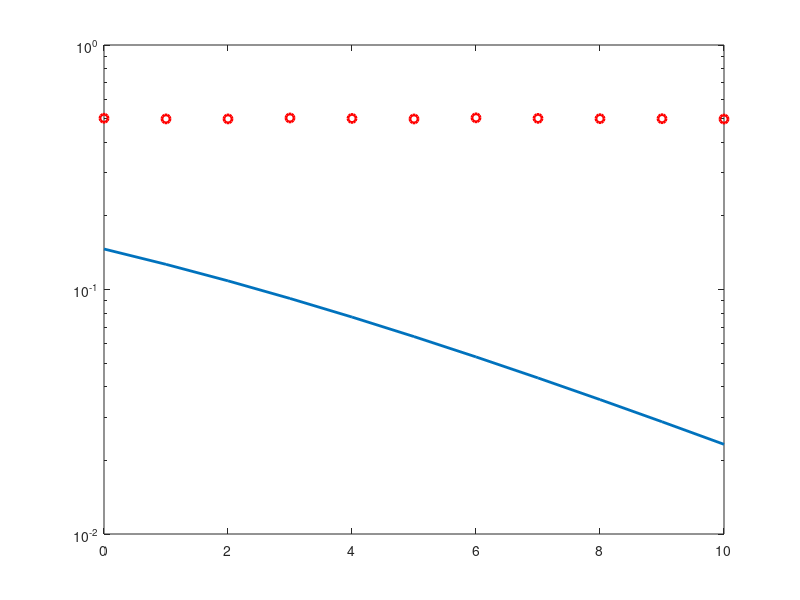

This chart was generated by the following MATLAB code: (Note: this script raises an error after producing the figure.)
clc;
close all;
clear all;
m= 10^5;
snr_dB = [0:1:10];
for j=1:1:length(snr_dB)
n_err = 0;
n_bits = 0;
while n_err < 100
inf_bits=round(rand(1,m));
x=-2*(inf_bits-0.5);
N0=1/10^(snr_dB(j)/10);

y=x + sqrt(N0/2)*(randn(1,length(x))+i*randn(1,length(x)));

est_bits=y < 0;

diff=inf_bits-est_bits;
n_err=n_err+sum(abs(diff));
n_bits=n_bits+length(inf_bits);
end

BER(j)=n_err/n_bits;
end
snr = 10.^(snr_dB/10);
theoryBer=0.5.*(1-sqrt(snr./(snr+1)));
theoryBerAWGN=0.5*erfc(sqrt(10.^(snr_dB/10)));
semilogy(snr_dB,theoryBer,'-','LineWidth',2);
hold on;
semilogy(snr_dB,BER,'or','LineWidth',2);
hold on;
semilogy(snr_dB,theoryBerAWGN,'blad-','LineWidth',2);
legend('AWGN Simulated', 'AWGN Theoretical');
axis([0 20 10^-5 0.5]);
xlabel('SNR (dB)');
ylabel('BER');
grid on;